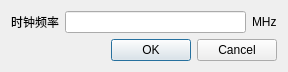
<?xml version="1.0" encoding="UTF-8"?>
<ui version="4.0">
 <class>QClockFreqDialogClass</class>
 <widget class="QDialog" name="QClockFreqDialogClass">
  <property name="geometry">
   <rect>
    <x>0</x>
    <y>0</y>
    <width>288</width>
    <height>67</height>
   </rect>
  </property>
  <property name="windowTitle">
   <string>时钟频率设置</string>
  </property>
  <layout class="QGridLayout" name="gridLayout">
   <item row="0" column="0">
    <widget class="QLabel" name="label">
     <property name="text">
      <string>时钟频率</string>
     </property>
    </widget>
   </item>
   <item row="0" column="1">
    <widget class="QLineEdit" name="lineEditClockFreq"/>
   </item>
   <item row="0" column="2">
    <widget class="QLabel" name="label_2">
     <property name="text">
      <string>MHz</string>
     </property>
    </widget>
   </item>
   <item row="1" column="1" colspan="2">
    <widget class="QDialogButtonBox" name="buttonBox">
     <property name="standardButtons">
      <set>QDialogButtonBox::Cancel|QDialogButtonBox::Ok</set>
     </property>
    </widget>
   </item>
  </layout>
 </widget>
 <layoutdefault spacing="6" margin="11"/>
 <resources/>
 <connections>
  <connection>
   <sender>buttonBox</sender>
   <signal>accepted()</signal>
   <receiver>QClockFreqDialogClass</receiver>
   <slot>accept()</slot>
   <hints>
    <hint type="sourcelabel">
     <x>90</x>
     <y>50</y>
    </hint>
    <hint type="destinationlabel">
     <x>34</x>
     <y>43</y>
    </hint>
   </hints>
  </connection>
  <connection>
   <sender>buttonBox</sender>
   <signal>rejected()</signal>
   <receiver>QClockFreqDialogClass</receiver>
   <slot>reject()</slot>
   <hints>
    <hint type="sourcelabel">
     <x>92</x>
     <y>54</y>
    </hint>
    <hint type="destinationlabel">
     <x>73</x>
     <y>61</y>
    </hint>
   </hints>
  </connection>
 </connections>
</ui>
